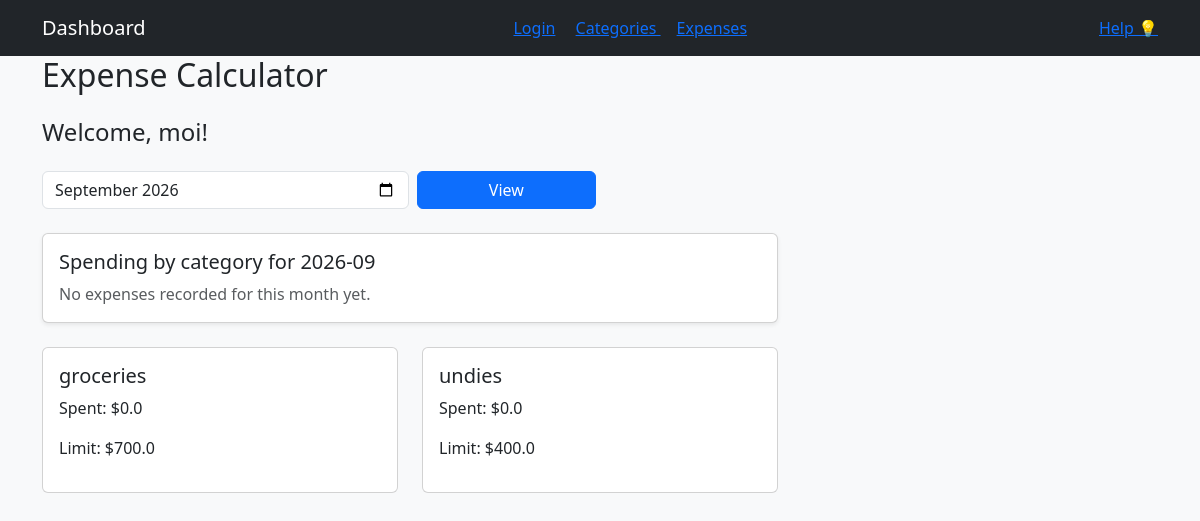
Page / (signed in) on the committed database.
### tables this page shows
CREATE TABLE category (id INTEGER PRIMARY KEY AUTOINCREMENT UNIQUE NOT NULL, name TEXT, spending_limit INTEGER, user_id INTEGER REFERENCES user (id));

### app.py (the view)
@app.route("/") #this will be the homepage/dashboard of the app
def home():
    user = session.get("user")
    if not user:
        return redirect(url_for("login"))
    user_id = user[0]
    selected_month = request.args.get("month") or datetime.date.today().strftime("%Y-%m")
    sql = '''SELECT category.id, category.name, category.spending_limit,
            IFNULL(SUM(expenses.amount_spent), 0)
             AS total_amount_spent FROM category LEFT JOIN expenses ON category.id = expenses.category_id
                AND expenses.user_id = ?
                AND strftime('%Y-%m', expenses.date) = ?
            WHERE category.user_id = ?
            GROUP BY category.id'''
    categories = query_db(sql, args=(user_id, selected_month, user_id))
    monthly_sql = '''SELECT expenses.id, expenses.name, expenses.amount_spent,
                    strftime('%Y-%m-%d', expenses.date) AS date,
                    category.name AS category, expenses.category_id
                    FROM expenses
                    JOIN category ON expenses.category_id = category.id
                    WHERE expenses.user_id = ? AND strftime('%Y-%m', expenses.date) = ?'''
    monthly_expenses = query_db(monthly_sql, args=(user_id, selected_month))
    monthly_totals = build_monthly_category_totals(monthly_expenses, selected_month)
    pie_segments = build_pie_chart_segments(monthly_totals)
    get_db().commit()
    username = user[1]
    return render_template(
        "home.html",
        categories=categories,
        username=username,
        selected_month=selected_month,
        monthly_totals=monthly_totals,
        pie_segments=pie_segments,
    )

### app.py (called while the page is built, shortened)
def get_db():
    db = getattr(g, '_database', None)
    if db is None:
        db = g._database = sqlite3.connect(DATABASE)
    return db

def query_db(query, args=(), one=False):
    cur = get_db().execute(query, args)
    rv = cur.fetchall()
    cur.close()
    return (rv[0] if rv else None) if one else rv

def build_monthly_category_totals(expenses, month):
    totals = {}
    for expense in expenses:
        expense_date = expense[3] if len(expense) > 3 else ""
        category_name = expense[4] if len(expense) > 4 else ""
        if expense_date.startswith(month) and category_name:
            amount = float(expense[2] or 0)
            totals[category_name] = totals.get(category_name, 0.0) + amount
    return totals

def build_pie_chart_segments(totals):
    colors = ["#0d6efd", "#198754", "#dc3545", "#ffc107", "#6f42c1", "#20c997", "#fd7e14"]
    if not totals:
        return []

### templates/home.html (shortened to what this page needs)
{%extends "base.html"%}
{%block content%}
<h2 class = "mb-4"> Expense Calculator </h2>
{% if username %}
    <h4 class="mb-4">Welcome, {{ username }}!</h4>
{% endif %}
<form method="get" class="row g-2 mb-4">
    <div class="col-md-4">
        <input class="form-control" type="month" name="month" value="{{ selected_month }}">
    </div>
    <div class="col-md-2">
        <button class="btn btn-primary w-100" type="submit">View</button>
    </div>
</form>
<div class="row mb-4">
    <div class="col-md-8">
        <div class="card shadow-sm">
            <div class="card-body">
                <h5 class="card-title">Spending by category for {{ selected_month }}</h5>
                {% if pie_segments %}
                    <svg width="260" height="260" viewBox="0 0 220 220" role="img" aria-label="Pie chart of monthly spending">
                        <circle cx="110" cy="110" r="70" fill="none" stroke="#e9ecef" stroke-width="40"></circle>
                        {% for segment in pie_segments %}
                            <circle cx="110" cy="110" r="70" fill="none" stroke="{{ segment.color }}" stroke-width="40" stroke-linecap="round"
                                    stroke-dasharray="{{ segment.dasharray }}"
                                    stroke-dashoffset="{{ segment.dashoffset }}"
                                    transform="rotate(-90 110 110)"></circle>
                        {% endfor %}
                        <circle cx="110" cy="110" r="35" fill="white"></circle>
                        <text x="110" y="105" text-anchor="middle" font-size="14" fill="#212529">{{ selected_month }}</text>
                        <text x="110" y="126" text-anchor="middle" font-size="14" fill="#212529">Total</text>
                    </svg>
                    <ul class="mt-3">
                        {% for segment in pie_segments %}
                            <li><span style="color:{{ segment.color }};">■</span> {{ segment.name }} — ${{ segment.amount }} ({{ segment.percent }}%)</li>
                        {% endfor %}
                    </ul>
                {% else %}
                    <p class="text-muted mb-0">No expenses recorded for this month yet.</p>
                {% endif %}
            </div>
        </div>
    </div>
</div>
<div class="row">
    {% for category in categories %}
        <div class="col-md-4 mb-3">
            <div class="card {% if category[3]|float > category[2]|float %}border-danger{% endif %}">
                <div class="card-body">
                    <h5 class="card-title">{{ category[1] }}</h5>
                    <p>Spent: ${{ category[3]|float | round(2) }}</p>
                    <p>Limit: ${{ category[2]|float | round(2) }}</p>
                </div>
            </div>
        </div>
    {% endfor %}
</div>
{% endblock %}

### rows in the picture
category: name "groceries", category "0.0", spending_limit "700.0"
category: name "undies", category "0.0", spending_limit "400.0"

### other values in the picture
{{ username }} "moi"
{{ selected_month }} "2026-09"
